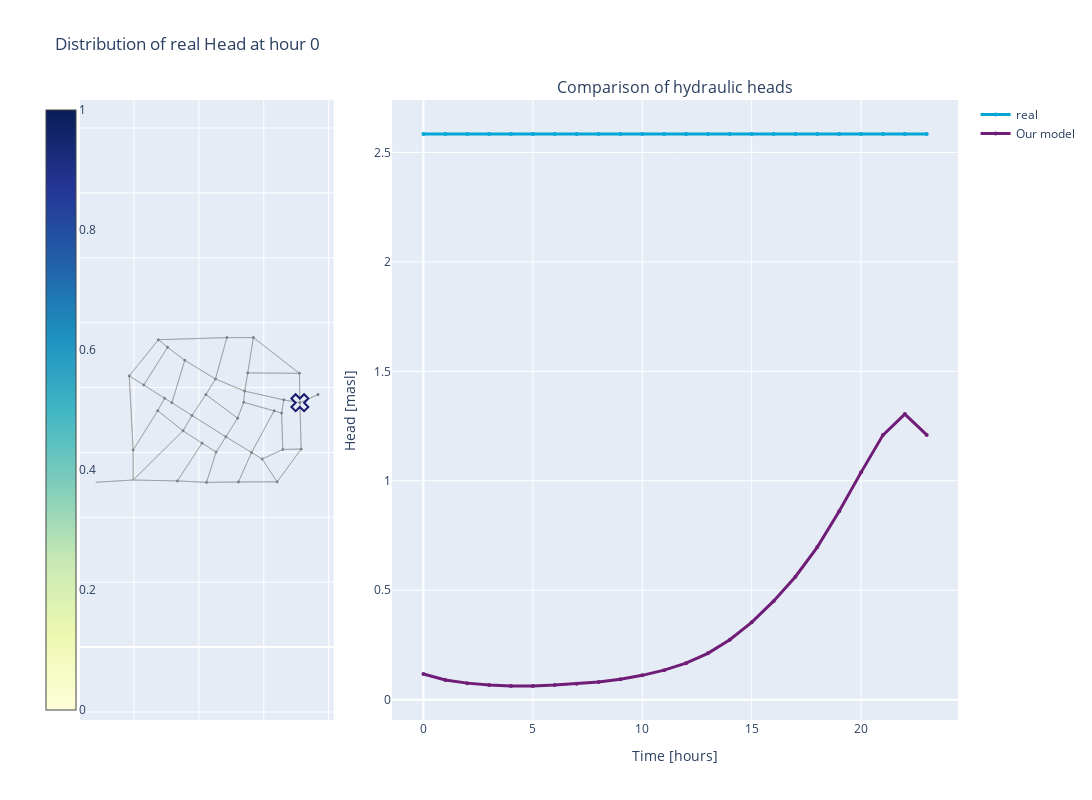

Notebook code for this chart:
### Code cell
from utils.Dashboard import Dashboard
from IPython.display import display

_,_,_, pred, real, time = testing(model, val_loader)
pred = pred.reshape(-1,n_nodes)
real = real.reshape(-1,n_nodes)

# Array below is created to ensure proper indexing of the nodes when displaying
type_array = (val_database[0].type_1H == 0) | (val_database[0].type_1H == 2)
d = Dashboard(pd.DataFrame(real[0:24, :]),pd.DataFrame(pred[0:24, :]),to_networkx(val_dataset[0],node_attrs=['pos', 'ID']),type_array)
f = d.display_results()

for i in [0, 1, 7, 36]:
	plt.plot(real[0:24, i], label="Real")
	plt.plot(pred[0:24, i], label="Predicted")
	plt.ylabel('Head')
	plt.xlabel('Timestep')
	plt.legend()
	# wandb.log({f'Node {i}': wandb.Image(plt)})
	plt.close()

# Create a table

# Add Plotly figure as HTML file into Table
# table = wandb.Table(columns = ["Figure" + str(i)])
# with open('./my_HTML_' + str(i) + '.html', 'r', encoding='utf-8') as file:
# 	html_content = file.read()
# table.add_data(wandb.Html(html_content))
display(f)
# wandb.finish()

### Figure 1 — Plotly figure (JSON) as saved in the notebook; plotly's stock layout.template omitted (floating-point values rounded to 4 significant figures; data arrays with more than 128 entries replaced by an {"elided": "..."} marker saying what was removed)
{"data": [{"hovertemplate": "%{text}", "marker": {"cmax": 1, "cmin": 0, "color": [2.584, 2.574, 2.464, 2.371, 2.246, 2.566, 0.000328, 2.786, 2.76, 2.511, 2.473, 2.381, 2.311, 2.379, 2.457, 2.536, 2.736, 2.514, 2.404, 2.4, 2.396, 2.491, 2.542, 2.782, 2.554, 2.448, 2.496, 2.751, 2.613, 2.663, 2.527, 2.515, 2.558, 2.557, 2.756, 2.715, 3.336], "colorbar": {"ticklabelposition": "outside", "x": -0.05}, "colorscale": [[0.0, "rgb(255,255,217)"], [0.125, "rgb(237,248,177)"], [0.25, "rgb(199,233,180)"], [0.375, "rgb(127,205,187)"], [0.5, "rgb(65,182,196)"], [0.625, "rgb(29,145,192)"], [0.75, "rgb(34,94,168)"], [0.875, "rgb(37,52,148)"], [1.0, "rgb(8,29,88)"]], "line": {"color": "DarkSlateGrey", "width": 1}, "showscale": true, "size": [2.584, 2.574, 2.463, 2.37, 2.246, 2.566, 0.0, 2.786, 2.76, 2.51, 2.472, 2.381, 2.311, 2.379, 2.457, 2.536, 2.736, 2.513, 2.404, 2.4, 2.396, 2.491, 2.541, 2.782, 2.553, 2.447, 2.495, 2.751, 2.613, 2.663, 2.527, 2.515, 2.558, 2.557, 2.756, 2.715, 3.335], "sizemin": 1, "sizeref": 1.668}, "mode": "markers", "name": "coordinates", "showlegend": false, "text": ["<b><br> Node ID: </b> 1 <br> <b>Value:</b> 2.58", "<b><br> Node ID: </b> 2 <br> <b>Value:</b> 2.57", "<b><br> Node ID: </b> 3 <br> <b>Value:</b> 2.46", "<b><br> Node ID: </b> 4 <br> <b>Value:</b> 2.37", "<b><br> Node ID: </b> 5 <br> <b>Value:</b> 2.25", "<b><br> Node ID: </b> 6 <br> <b>Value:</b> 2.57", "<b><br> Node ID: </b> 7 <br> <b>Value:</b> 0.00", "<b><br> Node ID: </b> 8 <br> <b>Value:</b> 2.79", "<b><br> Node ID: </b> 9 <br> <b>Value:</b> 2.76", "<b><br> Node ID: </b> 10 <br> <b>Value:</b> 2.51", "<b><br> Node ID: </b> 11 <br> <b>Value:</b> 2.47", "<b><br> Node ID: </b> 12 <br> <b>Value:</b> 2.38", "<b><br> Node ID: </b> 13 <br> <b>Value:</b> 2.31", "<b><br> Node ID: </b> 14 <br> <b>Value:</b> 2.38", "<b><br> Node ID: </b> 15 <br> <b>Value:</b> 2.46", "<b><br> Node ID: </b> 16 <br> <b>Value:</b> 2.54", "<b><br> Node ID: </b> 17 <br> <b>Value:</b> 2.74", "<b><br> Node ID: </b> 18 <br> <b>Value:</b> 2.51", "<b><br> Node ID: </b> 19 <br> <b>Value:</b> 2.40", "<b><br> Node ID: </b> 20 <br> <b>Value:</b> 2.40", "<b><br> Node ID: </b> 21 <br> <b>Value:</b> 2.40", "<b><br> Node ID: </b> 22 <br> <b>Value:</b> 2.49", "<b><br> Node ID: </b> 23 <br> <b>Value:</b> 2.54", "<b><br> Node ID: </b> 24 <br> <b>Value:</b> 2.78", "<b><br> Node ID: </b> 25 <br> <b>Value:</b> 2.55", "<b><br> Node ID: </b> 26 <br> <b>Value:</b> 2.45", "<b><br> Node ID: </b> 27 <br> <b>Value:</b> 2.50", "<b><br> Node ID: </b> 28 <br> <b>Value:</b> 2.75", "<b><br> Node ID: </b> 29 <br> <b>Value:</b> 2.61", "<b><br> Node ID: </b> 30 <br> <b>Value:</b> 2.66", "<b><br> Node ID: </b> 31 <br> <b>Value:</b> 2.53", "<b><br> Node ID: </b> 32 <br> <b>Value:</b> 2.52", "<b><br> Node ID: </b> 33 <br> <b>Value:</b> 2.56", "<b><br> Node ID: </b> 34 <br> <b>Value:</b> 2.56", "<b><br> Node ID: </b> 35 <br> <b>Value:</b> 2.76", "<b><br> Node ID: </b> 36 <br> <b>Value:</b> 2.71", "<b><br> Node ID: </b> 37 <br> <b>Value:</b> nan", "<b><br> Node ID: </b> 38 <br> <b>Value:</b> 3.34"], "x": [7112.0, 5680.0, 4862.0, 2751.0, 1853.0, 1974.0, 1974.0, 4235.0, 6412.0, 5413.0, 4511.0, 3034.0, 2302.0, 2945.0, 3786.0, 4830.0, 7100.0, 5506.0, 3564.0, 3167.0, 2731.0, 3511.0, 4098.0, 3337.0, 4531.0, 4215.0, 5194.0, 5218.0, 5623.0, 5951.0, 6614.0, 5380.0, 6319.0, 6549.0, 6586.0, 7152.0, 7670.0, 818.4], "y": [7532.0, 9539.0, 9539.0, 9474.0, 8358.0, 6076.0, 5150.0, 5077.0, 5093.0, 7888.0, 8265.0, 9244.0, 8078.0, 7670.0, 7140.0, 6481.0, 8439.0, 8451.0, 8839.0, 7532.0, 7286.0, 6667.0, 6286.0, 5121.0, 6011.0, 7783.0, 7055.0, 5089.0, 5999.0, 5797.0, 7621.0, 7544.0, 7282.0, 7213.0, 6092.0, 6104.0, 7783.0, 5080.0], "type": "scatter", "uid": "bb774245-cb9e-44d2-b539-105394d30497", "xaxis": "x", "yaxis": "y"}, {"line": {"width": 3}, "marker": {"color": "#00A6D6", "size": 4}, "mode": "lines+markers", "name": "real", "x": [0, 1, 2, 3, 4, 5, 6, 7, 8, 9, 10, 11, 12, 13, 14, 15, 16, 17, 18, 19, 20, 21, 22, 23], "y": [2.584, 2.584, 2.584, 2.584, 2.584, 2.584, 2.584, 2.584, 2.584, 2.584, 2.584, 2.584, 2.584, 2.584, 2.584, 2.584, 2.584, 2.584, 2.584, 2.584, 2.584, 2.584, 2.584, 2.584], "type": "scatter", "uid": "17a06975-6d05-4625-8f37-dafc4889eed7", "xaxis": "x2", "yaxis": "y2"}, {"line": {"width": 3}, "marker": {"color": "#6F1D77", "size": 4}, "mode": "lines+markers", "name": "Our model", "x": [0, 1, 2, 3, 4, 5, 6, 7, 8, 9, 10, 11, 12, 13, 14, 15, 16, 17, 18, 19, 20, 21, 22, 23], "y": [0.1172, 0.09015, 0.07561, 0.06745, 0.06299, 0.06251, 0.06668, 0.07292, 0.0811, 0.09354, 0.1112, 0.135, 0.1669, 0.2118, 0.2738, 0.3535, 0.4502, 0.5618, 0.6973, 0.8606, 1.038, 1.209, 1.305, 1.209], "type": "scatter", "uid": "237eac77-8b2d-4832-a5a2-111a36b84a0c", "xaxis": "x2", "yaxis": "y2"}, {"hoverinfo": "none", "line": {"color": "#888", "width": 0.5}, "mode": "lines", "showlegend": false, "x": {"elided": "354 float values"}, "y": {"elided": "354 float values"}, "type": "scatter", "uid": "693fb6c0-d93f-4a52-9463-85b8b7b93ffa", "xaxis": "x", "yaxis": "y"}, {"marker": {"color": "midnightblue", "line": {"width": 2}, "size": 15, "symbol": "x-open"}, "showlegend": false, "x": [7112.0], "y": [7532.0], "type": "scatter", "uid": "c9df1570-51c0-4a5c-ab0a-c1dc99ebd735", "xaxis": "x", "yaxis": "y"}], "layout": {"annotations": [{"font": {"size": 16}, "showarrow": false, "text": " ", "x": 0.1444, "xanchor": "center", "xref": "paper", "y": 1.0, "yanchor": "bottom", "yref": "paper"}, {"font": {"size": 16}, "showarrow": false, "text": "Comparison of hydraulic heads", "x": 0.6778, "xanchor": "center", "xref": "paper", "y": 1.0, "yanchor": "bottom", "yref": "paper"}], "xaxis": {"anchor": "y", "domain": [0.0, 0.2889], "showticklabels": false}, "yaxis": {"anchor": "x", "domain": [0.0, 1.0], "scaleanchor": "x", "scaleratio": 1, "showticklabels": false}, "xaxis2": {"anchor": "y2", "domain": [0.3556, 1.0], "title": {"text": "Time [hours]"}}, "yaxis2": {"anchor": "x2", "domain": [0.0, 1.0], "title": {"text": "Head [masl]"}}, "width": 1600, "height": 800, "title": {"text": "Distribution of real Head at hour 0"}}}
